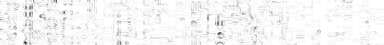
#> input picture sobel/1.png, 384 x 45 px, found by its file name
$ python fstack.py
#> lines starting #> are read from the running program, lines starting #| are printed output that depends on the picture
#Loose translation of fstack.m to python.
#Aight this is quite shit, I'm moving to just using the matlab engine in python, and directly using the matlab code.

#imports
import numpy as np
from PIL import Image
import os
from scipy.ndimage.filters import uniform_filter
from scipy.optimize import curve_fit
from scipy.signal import medfilt
import matplotlib.pyplot as plt

#global variables
path = "/Users/loganjaeger/Desktop/aerogel/track ims/fm_-60712_-54519"
nhsize = 5
alpha = .2
thresh = 13


### load in movie.

def load_in_movie(path):
	big_arr = []
	i = 1
	while True:
		from_path = os.path.join(path, str(i) + ".png")
		try:
			img = np.array(Image.open(from_path).convert(mode = "L")) # Just going to go with greyscale images bc there's not much info in the color
			big_arr.append(img)
			i += 1
		except FileNotFoundError:
			break
	return np.array(big_arr)

### ++++++++++++++++ compute fmeasure (Focus Measure). +++++++++++

# They use gray-level variance in the paper.
def gmeasure(im):
	im = (im - np.min(im)) / (np.max(im) - np.min(im))
	filt = uniform_filter(im, size = nhsize, mode = "nearest")
	var = (im - filt) ** 2
	glv = uniform_filter(var, size = nhsize, mode = "nearest")
	return glv

#This is a measure of focus at a certain point
def fmeasure(big_arr):
	fms = np.zeros(big_arr.shape)
	for i, im in enumerate(big_arr):
		fms[i, :, :] = gmeasure(im)
#> this loop made 1 pass
#> pass 1, in gmeasure, `filt = uniform_filter(im, size = nhsize, mode = "nearest")`:
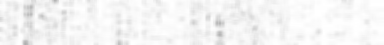
#> filt: shape (45, 384) float64; min 0.692, max 1, mean 0.961
#> pass 1, in gmeasure, `var = (im - filt) ** 2`:
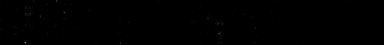
#> var: shape (45, 384) float64; min 0, max 0.509, mean 0.00177
#> pass 1, in gmeasure, `glv = uniform_filter(var, size = nhsize, mode = "nearest")`:
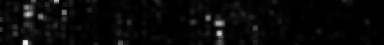
#> glv: shape (45, 384) float64; min -5.44e-18, max 0.0508, mean 0.00177; drawn with min black and max white
	fms = np.array(fms)
	return fms

### ++++++++++++ compute S measure (Selective Measure). +++++++++++++++

#In the paper, they use a fast 3 point gaussian interpolation, but I'm going to first try using a simple scipy function, though it might be a little slower.
def gaussian(x, A, mu, s):
	return A * np.exp(-(x-mu)**2/(2*s**2))

def fit(x):
	A0 = np.max(x)
	m0 = np.argmax(x)
	xs =np.arange(x.shape[0])
	if m0 - 3 >= 0 and m0 + 3 <= x.shape[0]:
		x = x[m0 - 3 : m0 + 3]
		xs = xs[m0 - 3 : m0 + 3]
	try:
		popt, _ = curve_fit(gaussian, xs, x, p0 = (A0, m0, 3), bounds = ([A0 - 4, m0 - 2, 1], [A0 + 2, m0 + 2, 7]))
	except RuntimeError:
		popt = A0, m0, 7
	return popt

#Hmmmm, I think I need to make the two above applicable to an MxN array? Confused.
#
# def sMeasure(focus_measure, shape):
# 	errs = np.zeros(shape[0], shape[1])
# 	A, m, s = fit()
# 	for i in range(shape[2]):
# 		errs = errs + abs(fm[..., i] - gaussian(i, ))

#super ineffecient but whatever I've gotta get it down and I'll fix it later.
#Hoooooly shit it's so slow... going to have to speed this up some how
def my_sMeasure(focus_measure):
	shape = focus_measure.shape
#> shape = (1, 45, 384)
	#errs = np.zeros(shape[0], shape[1])
	selectivity = np.zeros((shape[1], shape[2]))
	for i in range(shape[1]):
		for j in range(shape[2]):
			if j == 0:
				print(i)
			A, m, s = fit(focus_measure[:, i, j])
			rms_errs = 0 #approximating rms as sum(abs(dif)), instead of the strict sqrt(sum(dif^2))
			for z in range(shape[0]):
				rms_errs += abs(gaussian(z, A, m, s) - focus_measure[z, i, j])
			selectivity[i, j] = 20 * np.log10(np.max(focus_measure[:, i, j]) / rms_errs)
#> this loop made 45 passes
#> selectivity: shape (45, 384) float64; every value is NaN or infinite
	return selectivity

def phi(selectivity_score):
	return (1 + np.tanh(alpha * (selectivity_score - thresh))) / (2 * alpha)
#> returned value: shape (45, 384) float64; 0.3% of the values are NaN or infinite; the others: min 5, max 5, mean 5

def omega(phi, fm):
	return .5 + .5 * np.tanh(phi * (fm - 1))

def do(path):
	big_arr = load_in_movie(path)
	focus_measure = fmeasure(big_arr) #shape of big array
	selectivity_measure = my_sMeasure(focus_measure) #shape of image
	phi_ = phi(selectivity_measure)
	phi_ = medfilt(phi_, kernel_size = 3)
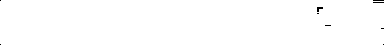
#> phi_: shape (45, 384) float64; 0.23% of the values are NaN or infinite; the others: min 0, max 5, mean 5; drawn with min black, max white, NaN and infinite black
	omegas = np.zeros(focus_measure.shape)
	print("   ")
	print(focus_measure.shape)
#| (1, 45, 384)
	for i in range(focus_measure.shape[0]):
		print(i)
		omegas[i, :, :] = omega(phi_, focus_measure[i, :, :])
	norm_factors = np.sum(omegas, axis = 0)
	stacked_im = np.sum(big_arr * omegas, axis = 0) / norm_factors
	stacked_im = (stacked_im - np.min(stacked_im)) / (np.max(stacked_im) - np.min(stacked_im))
#> stacked_im: shape (45, 384) float64; every value is NaN or infinite
	stacked_im = (stacked_im * 255).astype(np.uint8)
#> stacked_im: shape (45, 384); every value is 0
	stacked_im = Image.fromarray(stacked_im)
	stacked_im.show()

do(path)
